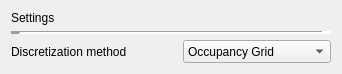
<?xml version="1.0" encoding="UTF-8"?>
<ui version="4.0">
 <class>SettingsDialog</class>
 <widget class="QDialog" name="SettingsDialog">
  <property name="enabled">
   <bool>true</bool>
  </property>
  <property name="geometry">
   <rect>
    <x>0</x>
    <y>0</y>
    <width>338</width>
    <height>71</height>
   </rect>
  </property>
  <property name="sizePolicy">
   <sizepolicy hsizetype="MinimumExpanding" vsizetype="Preferred">
    <horstretch>0</horstretch>
    <verstretch>0</verstretch>
   </sizepolicy>
  </property>
  <property name="windowTitle">
   <string>Dialog</string>
  </property>
  <property name="layoutDirection">
   <enum>Qt::LeftToRight</enum>
  </property>
  <layout class="QGridLayout" name="gridLayout">
   <item row="2" column="0">
    <widget class="QLabel" name="label">
     <property name="sizePolicy">
      <sizepolicy hsizetype="Preferred" vsizetype="Fixed">
       <horstretch>0</horstretch>
       <verstretch>0</verstretch>
      </sizepolicy>
     </property>
     <property name="minimumSize">
      <size>
       <width>166</width>
       <height>15</height>
      </size>
     </property>
     <property name="text">
      <string>Discretization method</string>
     </property>
    </widget>
   </item>
   <item row="0" column="0">
    <widget class="QLabel" name="SettingsTitleLabel">
     <property name="sizePolicy">
      <sizepolicy hsizetype="Preferred" vsizetype="Fixed">
       <horstretch>0</horstretch>
       <verstretch>0</verstretch>
      </sizepolicy>
     </property>
     <property name="text">
      <string>Settings</string>
     </property>
    </widget>
   </item>
   <item row="2" column="1">
    <widget class="QComboBox" name="comboBox">
     <property name="sizePolicy">
      <sizepolicy hsizetype="Preferred" vsizetype="Fixed">
       <horstretch>0</horstretch>
       <verstretch>0</verstretch>
      </sizepolicy>
     </property>
     <property name="minimumSize">
      <size>
       <width>148</width>
       <height>23</height>
      </size>
     </property>
     <item>
      <property name="text">
       <string>Occupancy Grid</string>
      </property>
     </item>
     <item>
      <property name="text">
       <string>Triangulation</string>
      </property>
     </item>
     <item>
      <property name="text">
       <string>Quadtree</string>
      </property>
     </item>
     <item>
      <property name="text">
       <string>None</string>
      </property>
     </item>
    </widget>
   </item>
   <item row="1" column="0" colspan="2">
    <widget class="Line" name="TitleSeparator">
     <property name="lineWidth">
      <number>10</number>
     </property>
     <property name="orientation">
      <enum>Qt::Horizontal</enum>
     </property>
    </widget>
   </item>
  </layout>
 </widget>
 <resources/>
 <connections/>
</ui>
